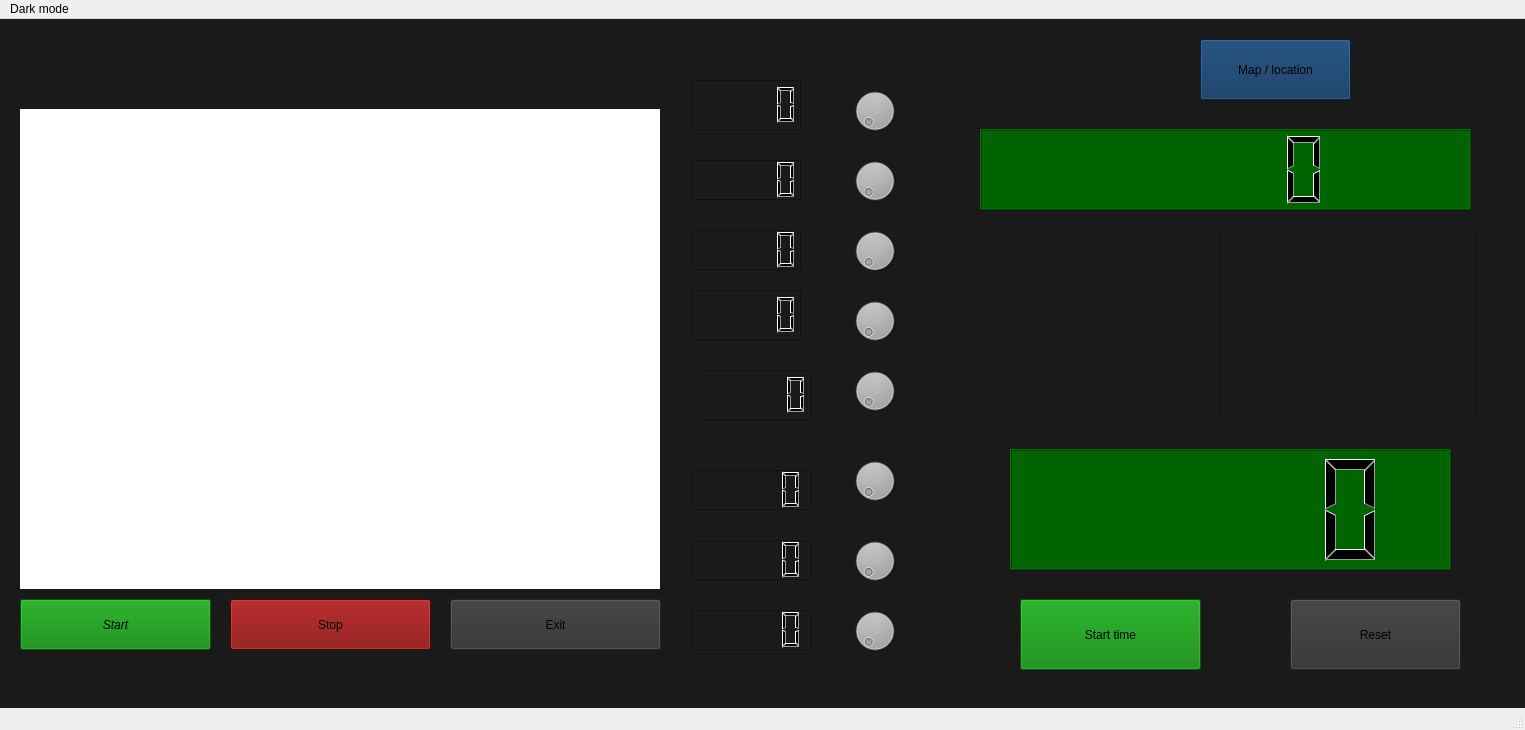
<?xml version="1.0" encoding="UTF-8"?>
<ui version="4.0">
 <class>Camerade</class>
 <widget class="QMainWindow" name="Camerade">
  <property name="geometry">
   <rect>
    <x>0</x>
    <y>0</y>
    <width>1525</width>
    <height>730</height>
   </rect>
  </property>
  <property name="windowTitle">
   <string>MainWindow</string>
  </property>
  <property name="styleSheet">
   <string notr="true">QWidget#centralwidget{background-color: rgb(17, 17, 17);}</string>
  </property>
  <widget class="QWidget" name="centralwidget">
   <property name="styleSheet">
    <string notr="true">background-color:rgb(26, 26, 26)</string>
   </property>
   <widget class="QLabel" name="label">
    <property name="geometry">
     <rect>
      <x>20</x>
      <y>90</y>
      <width>640</width>
      <height>480</height>
     </rect>
    </property>
    <property name="styleSheet">
     <string notr="true">background-color: rgb(255,255,255);</string>
    </property>
    <property name="frameShadow">
     <enum>QFrame::Plain</enum>
    </property>
    <property name="text">
     <string/>
    </property>
   </widget>
   <widget class="QPushButton" name="pushButton">
    <property name="geometry">
     <rect>
      <x>20</x>
      <y>580</y>
      <width>191</width>
      <height>51</height>
     </rect>
    </property>
    <property name="font">
     <font>
      <italic>true</italic>
     </font>
    </property>
    <property name="styleSheet">
     <string notr="true">broder-radius:100px;
background-color:rgb(0,128,0);
</string>
    </property>
    <property name="text">
     <string>Start</string>
    </property>
   </widget>
   <widget class="QPushButton" name="pushButton_2">
    <property name="geometry">
     <rect>
      <x>230</x>
      <y>580</y>
      <width>201</width>
      <height>51</height>
     </rect>
    </property>
    <property name="styleSheet">
     <string notr="true">broder-radius:100px;
background-color:rgb(128,0,0);</string>
    </property>
    <property name="text">
     <string>Stop</string>
    </property>
   </widget>
   <widget class="QPushButton" name="pushButton_3">
    <property name="geometry">
     <rect>
      <x>450</x>
      <y>580</y>
      <width>211</width>
      <height>51</height>
     </rect>
    </property>
    <property name="autoFillBackground">
     <bool>false</bool>
    </property>
    <property name="styleSheet">
     <string notr="true">
broder-radius:200000px;
background-color:rgb(50,50,50);
</string>
    </property>
    <property name="text">
     <string>Exit</string>
    </property>
   </widget>
   <widget class="QLabel" name="label_2">
    <property name="geometry">
     <rect>
      <x>30</x>
      <y>20</y>
      <width>561</width>
      <height>41</height>
     </rect>
    </property>
    <property name="text">
     <string/>
    </property>
   </widget>
   <widget class="QLCDNumber" name="lcdNumber">
    <property name="geometry">
     <rect>
      <x>690</x>
      <y>60</y>
      <width>111</width>
      <height>51</height>
     </rect>
    </property>
   </widget>
   <widget class="QLCDNumber" name="lcdNumber_2">
    <property name="geometry">
     <rect>
      <x>690</x>
      <y>140</y>
      <width>111</width>
      <height>41</height>
     </rect>
    </property>
   </widget>
   <widget class="QLCDNumber" name="lcdNumber_3">
    <property name="geometry">
     <rect>
      <x>690</x>
      <y>270</y>
      <width>111</width>
      <height>51</height>
     </rect>
    </property>
   </widget>
   <widget class="QLCDNumber" name="lcdNumber_4">
    <property name="geometry">
     <rect>
      <x>690</x>
      <y>210</y>
      <width>111</width>
      <height>41</height>
     </rect>
    </property>
   </widget>
   <widget class="QLCDNumber" name="lcdNumber_5">
    <property name="geometry">
     <rect>
      <x>690</x>
      <y>450</y>
      <width>121</width>
      <height>41</height>
     </rect>
    </property>
   </widget>
   <widget class="QLCDNumber" name="lcdNumber_6">
    <property name="geometry">
     <rect>
      <x>700</x>
      <y>350</y>
      <width>111</width>
      <height>51</height>
     </rect>
    </property>
   </widget>
   <widget class="QLCDNumber" name="lcdNumber_7">
    <property name="geometry">
     <rect>
      <x>690</x>
      <y>590</y>
      <width>121</width>
      <height>41</height>
     </rect>
    </property>
   </widget>
   <widget class="QLCDNumber" name="lcdNumber_8">
    <property name="geometry">
     <rect>
      <x>690</x>
      <y>520</y>
      <width>121</width>
      <height>41</height>
     </rect>
    </property>
   </widget>
   <widget class="QGraphicsView" name="graphicsView">
    <property name="geometry">
     <rect>
      <x>1220</x>
      <y>210</y>
      <width>256</width>
      <height>192</height>
     </rect>
    </property>
   </widget>
   <widget class="QPushButton" name="pushButton_4">
    <property name="geometry">
     <rect>
      <x>1020</x>
      <y>580</y>
      <width>181</width>
      <height>71</height>
     </rect>
    </property>
    <property name="styleSheet">
     <string notr="true">broder-radius:100px;
background-color:rgb(0,128,0);</string>
    </property>
    <property name="text">
     <string>Start time</string>
    </property>
   </widget>
   <widget class="QPushButton" name="pushButton_5">
    <property name="geometry">
     <rect>
      <x>1290</x>
      <y>580</y>
      <width>171</width>
      <height>71</height>
     </rect>
    </property>
    <property name="styleSheet">
     <string notr="true">broder-radius:200px;
background-color:rgb(50,50,50);</string>
    </property>
    <property name="text">
     <string>Reset</string>
    </property>
   </widget>
   <widget class="QPushButton" name="pushButton_6">
    <property name="geometry">
     <rect>
      <x>1200</x>
      <y>20</y>
      <width>151</width>
      <height>61</height>
     </rect>
    </property>
    <property name="styleSheet">
     <string notr="true">QPushButton{
background-color: rgb(6, 47, 91);
}</string>
    </property>
    <property name="text">
     <string>Map / location</string>
    </property>
   </widget>
   <widget class="QDial" name="dial">
    <property name="geometry">
     <rect>
      <x>850</x>
      <y>60</y>
      <width>50</width>
      <height>64</height>
     </rect>
    </property>
    <property name="styleSheet">
     <string notr="true">QDial{
qradialgradient(spread:repeat, cx:0.5, cy:0.5, radius:0.077, fx:0.5, fy:0.5, stop:0 rgba(0, 169, 255, 147), stop:0.497326 rgba(0, 0, 0, 147), stop:1 rgba(0, 169, 255, 147))

}</string>
    </property>
   </widget>
   <widget class="QDial" name="dial_2">
    <property name="geometry">
     <rect>
      <x>850</x>
      <y>130</y>
      <width>50</width>
      <height>64</height>
     </rect>
    </property>
   </widget>
   <widget class="QDial" name="dial_3">
    <property name="geometry">
     <rect>
      <x>850</x>
      <y>200</y>
      <width>50</width>
      <height>64</height>
     </rect>
    </property>
   </widget>
   <widget class="QDial" name="dial_4">
    <property name="geometry">
     <rect>
      <x>850</x>
      <y>270</y>
      <width>50</width>
      <height>64</height>
     </rect>
    </property>
   </widget>
   <widget class="QDial" name="dial_5">
    <property name="geometry">
     <rect>
      <x>850</x>
      <y>340</y>
      <width>50</width>
      <height>64</height>
     </rect>
    </property>
   </widget>
   <widget class="QDial" name="dial_6">
    <property name="geometry">
     <rect>
      <x>850</x>
      <y>430</y>
      <width>50</width>
      <height>64</height>
     </rect>
    </property>
   </widget>
   <widget class="QDial" name="dial_7">
    <property name="geometry">
     <rect>
      <x>850</x>
      <y>510</y>
      <width>50</width>
      <height>64</height>
     </rect>
    </property>
   </widget>
   <widget class="QDial" name="dial_8">
    <property name="geometry">
     <rect>
      <x>850</x>
      <y>580</y>
      <width>50</width>
      <height>64</height>
     </rect>
    </property>
   </widget>
   <widget class="QLCDNumber" name="lcdNumber_9">
    <property name="geometry">
     <rect>
      <x>1010</x>
      <y>430</y>
      <width>441</width>
      <height>121</height>
     </rect>
    </property>
    <property name="styleSheet">
     <string notr="true">QLCDNumber{
background-color: darkgreen;

}</string>
    </property>
   </widget>
   <widget class="QLCDNumber" name="lcdNumber_10">
    <property name="geometry">
     <rect>
      <x>980</x>
      <y>110</y>
      <width>491</width>
      <height>81</height>
     </rect>
    </property>
    <property name="styleSheet">
     <string notr="true">QLCDNumber{
background-color: darkgreen;

}</string>
    </property>
   </widget>
  </widget>
  <widget class="QMenuBar" name="menubar">
   <property name="geometry">
    <rect>
     <x>0</x>
     <y>0</y>
     <width>1525</width>
     <height>25</height>
    </rect>
   </property>
   <widget class="QMenu" name="menuDark_mode">
    <property name="title">
     <string>Dark mode</string>
    </property>
   </widget>
   <addaction name="menuDark_mode"/>
  </widget>
  <widget class="QStatusBar" name="statusbar"/>
 </widget>
 <resources/>
 <connections/>
</ui>
